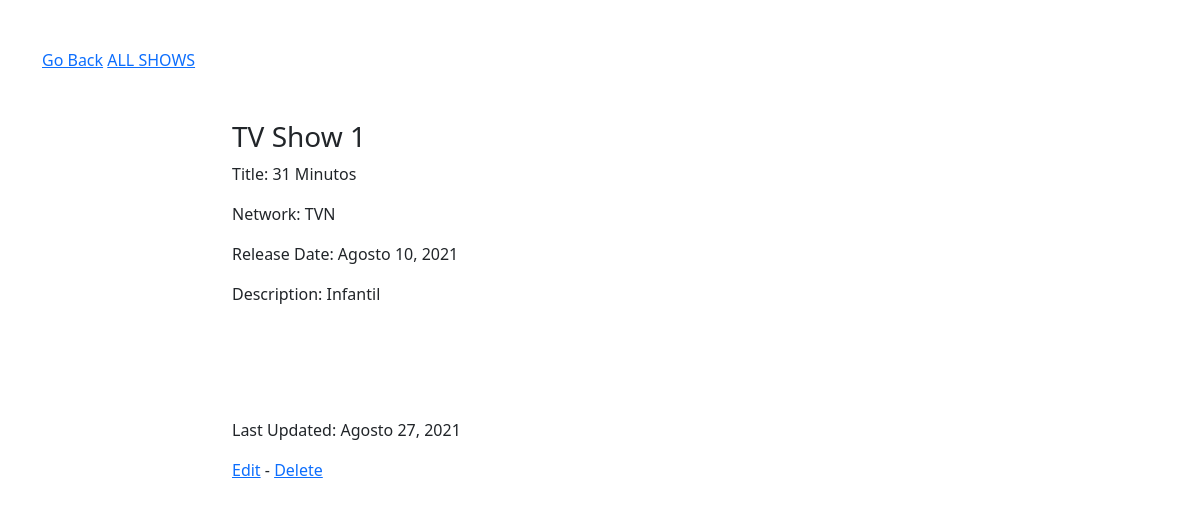
Page /shows/1 on the committed database.
### app/models.py (models this page shows, shortened)
class Show(models.Model):
    title = models.CharField(max_length=200)
    network = models.CharField(max_length=80)
    release_date = models.DateField()
    description = models.CharField(max_length=300)
    created_at = models.DateTimeField(auto_now_add=True)
    updated_at = models.DateTimeField(auto_now=True)
    objects = ShowManager()

### app/views.py (the view)
# urls.py: path('shows/<int:id>', views.show),
def show(request, id):
    context = {
        'id' : id,
        'programa' : Show.objects.get(id=id),
    }
    return render(request, 'mostrar.html', context)

### app/templates/mostrar.html (shortened to what this page needs)
{% extends "base.html" %}
{% block contenido %}
<div class='row'>
        <div class='col-sm-12 col-lg-8 offset-lg-2 mb-5'>
            <h3>TV Show {{id}}</h3>
            <p>Title: {{programa.title}}</p>
            <p>Network: {{programa.network}}</p>
            <p>Release Date: {{programa.release_date|date:"F d, Y"}}</p>
            <p>Description: {{programa.description}}</p>
        </div>
        <div class='col-sm-12 col-lg-8 offset-lg-2 mt-5'>
            <p>Last Updated: {{programa.updated_at|date:"F d, Y"}}</p>
            <a href="/shows/{{id}}/edit">Edit</a> - <a href="/shows/{{id}}/destroy">Delete</a>
        </div>
{% endblock %}

### rows in the picture
Show: title "31 Minutos", network "TVN", release_date "Agosto 10, 2021", description "Infantil", updated_at "Agosto 27, 2021"

### other values in the picture
{{ id }} "1"
